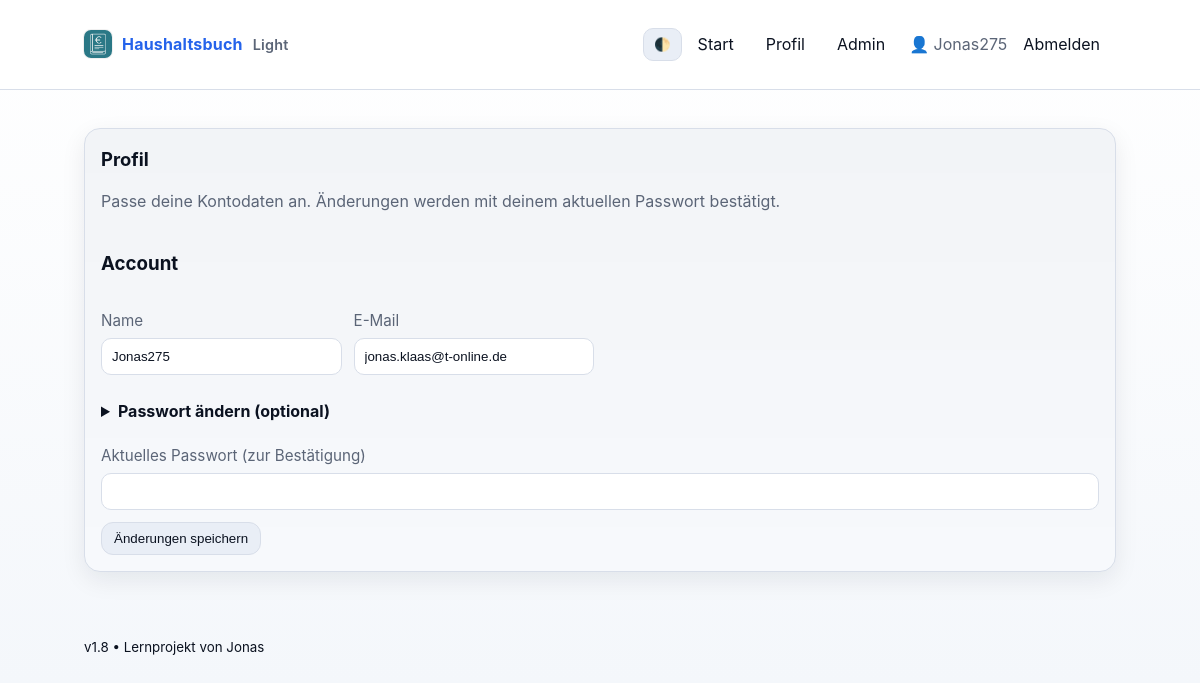
The page /profile (signed in) on the database as committed earlier.
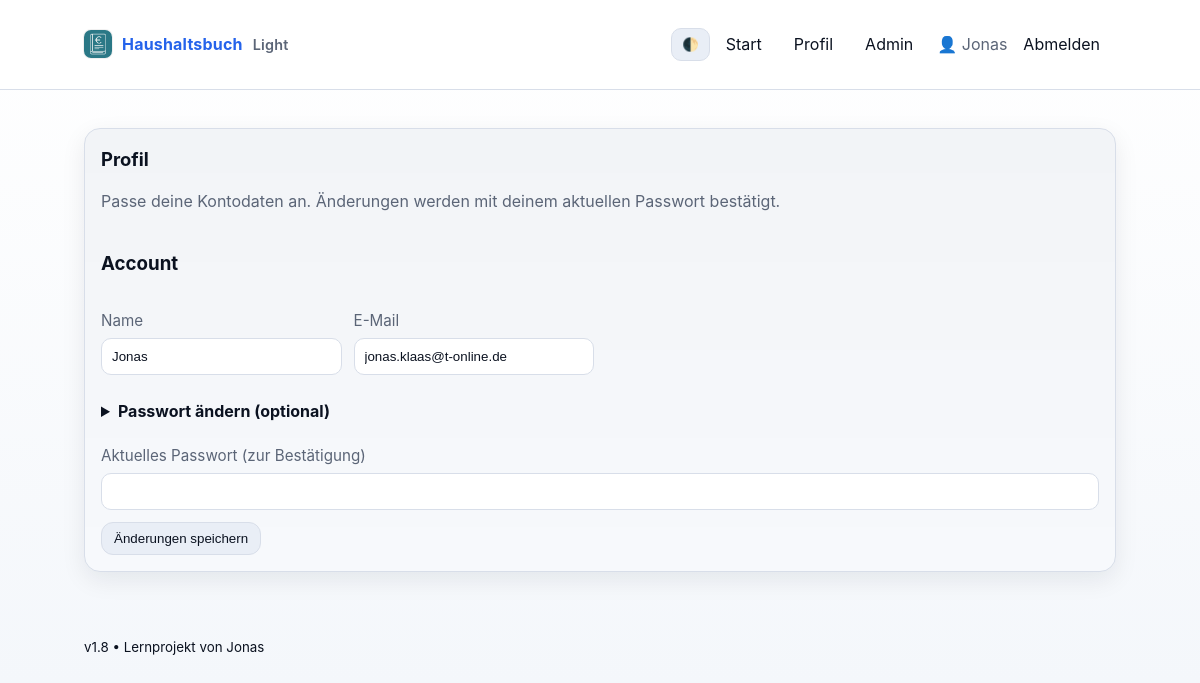
The same page on the database as committed later.
### tables this page shows
CREATE TABLE users (
              id INTEGER PRIMARY KEY AUTOINCREMENT,
              email TEXT UNIQUE NOT NULL,
              name TEXT NOT NULL,
              password_hash TEXT NOT NULL,
              created_at TEXT DEFAULT CURRENT_TIMESTAMP
            , is_admin INTEGER DEFAULT 0);

### app.py (the view)
@app.get("/profile")
@login_required
def profile():
    init_db()
    u = get_user_by_id(current_user.id)
    return render_template("profile.html", user=u, app_name="Haushaltsbuch")

### app.py (called while the page is built)
@login_manager.user_loader
def load_user(user_id: str):
    u = get_user_by_id(user_id)
    return DBUser(u["id"], u["email"], u["name"], u.get("is_admin",0)) if u else None

def get_conn():
    conn = sqlite3.connect(DB_PATH); conn.row_factory = sqlite3.Row; return conn

def bootstrap_admin_if_configured():
    if not ADMIN_EMAIL: return
    with get_conn() as conn:
        row = conn.execute("SELECT id FROM users WHERE email = ?", (ADMIN_EMAIL.lower().strip(),)).fetchone()
        if row: conn.execute("UPDATE users SET is_admin = 1 WHERE id = ?", (row["id"],))

def get_user_by_id(user_id):
    with get_conn() as conn:
        r = conn.execute("SELECT * FROM users WHERE id = ?", (user_id,)).fetchone()
        return dict(r) if r else None

### templates/profile.html (shortened to what this page needs)
{% extends "base.html" %}
{% block content %}
<section class="card">
  <h2>Profil</h2>
  <p class="muted">Passe deine Kontodaten an. Änderungen werden mit deinem aktuellen Passwort bestätigt.</p>
  <form class="form-grid" action="{{ url_for('profile_post') }}" method="post" novalidate>
    <h3 class="full">Account</h3>
    <label>
      <span>Name</span>
      <input type="text" name="name" value="{{ user.name }}" required>
    </label>
    <label>
      <span>E-Mail</span>
      <input type="email" name="email" value="{{ user.email }}" required>
    </label>
    <details class="full">
      <summary><strong>Passwort ändern (optional)</strong></summary>
    </details>
    <label class="full" style="margin-top:8px;">
      <span>Aktuelles Passwort (zur Bestätigung)</span>
      <input type="password" name="current_password" required>
    </label>
    <div class="actions">
      <button class="btn" type="submit">Änderungen speichern</button>
    </div>
  </form>
</section>
{% endblock %}

### templates/base.html (shortened to what this page needs)
<!doctype html>
<html lang="de" data-menu-open="false" data-theme="dark">
<head>
  <link rel="stylesheet" href="{{ url_for('static', filename='styles.css') }}?v=16">
</head>
<body>
  <header class="site-header">
    <div class="container header-inner">
      <a href="{{ url_for('home') }}" class="brand-wrap">
        <img class="brand-logo" src="{{ url_for('static', filename='icons/icon-192.png') }}" alt="" />
        <div class="brand">
          {{ app_name or "Haushaltsbuch" }}
          <span class="brand-sub">Light</span>
        </div>
      </a>
      <nav class="nav desktop-only">
        <button id="theme-toggle" aria-label="Theme umschalten">🌓</button>
        {% if current_user.is_authenticated %}
          <a href="{{ url_for('home') }}" class="nav-link">Start</a>
          <a href="{{ url_for('profile') }}" class="nav-link">Profil</a>
          {% if current_user.is_admin %}
            <a href="{{ url_for('admin_users') }}" class="nav-link">Admin</a>
          {% endif %}
          <span class="nav-user">👤 {{ current_user.name }}</span>
          <a href="{{ url_for('logout') }}" class="nav-link">Abmelden</a>
        {% else %}
          <a href="{{ url_for('login') }}" class="nav-link">Anmelden</a>
          <a href="{{ url_for('register') }}" class="nav-link">Registrieren</a>
        {% endif %}
      </nav>
    </div>
  </header>
  <main class="container">
    {% block content %}{% endblock %}
  </main>
  <footer class="site-footer">
    <div class="container">
      <small>v1.8 • Lernprojekt von Jonas</small>
    </div>
  </footer>
</body>
</html>

Rows that differ between the two databases and show on the page:
changed users "jonas.klaas@t-online.de": name "Jonas275" → "Jonas"
